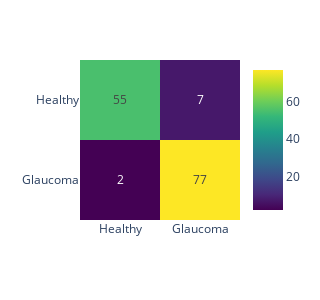

Write notebook code for a chart like this one.
### Code cell
z=confusion_matrix(y_test, y_pred)
x=['Healthy', 'Glaucoma']
y=['Healthy', 'Glaucoma']

z_text = [[str(y) for y in x] for x in z]
fig = px.imshow(z, x=x, y=y, color_continuous_scale='Viridis', aspect="auto")
fig.update_traces(
    text=z_text, texttemplate="%{text}", textfont_size=12)
fig.update_traces(customdata = custom_data,
                  hovertemplate='<br>'.join([
                        'Predicted: %{x}',
                        'True: %{y}',
                        'Count: %{z}'
                    ]))

fig.update_layout(width=300, height=300)

### Figure 1 — Plotly figure (JSON) as saved in the notebook; plotly's stock layout.template omitted (floating-point values rounded to 4 significant figures)
{"data": [{"coloraxis": "coloraxis", "customdata": ["True", "False", "False", "True"], "hovertemplate": "Predicted: %{x}<br>True: %{y}<br>Count: %{z}", "name": "0", "text": [["55", "7"], ["2", "77"]], "textfont": {"size": 12}, "texttemplate": "%{text}", "type": "heatmap", "x": ["Healthy", "Glaucoma"], "xaxis": "x", "y": ["Healthy", "Glaucoma"], "yaxis": "y", "z": [[55, 7], [2, 77]]}], "layout": {"coloraxis": {"colorscale": [[0, "#440154"], [0.1111, "#482878"], [0.2222, "#3e4989"], [0.3333, "#31688e"], [0.4444, "#26828e"], [0.5556, "#1f9e89"], [0.6667, "#35b779"], [0.7778, "#6ece58"], [0.8889, "#b5de2b"], [1, "#fde725"]]}, "height": 300, "margin": {"t": 60}, "width": 300, "xaxis": {"anchor": "y", "autorange": true, "domain": [0, 1], "range": [-0.5, 1.5], "type": "category"}, "yaxis": {"anchor": "x", "autorange": true, "domain": [0, 1], "range": [1.5, -0.5], "type": "category"}}}
